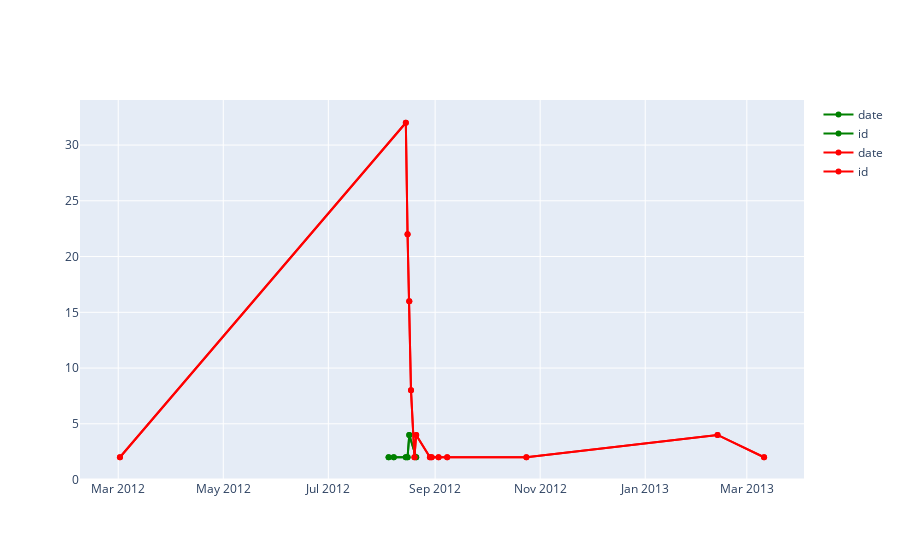

Here is the notebook cell this chart was saved with:
### Code cell
import plotly.graph_objs as go

fig = go.Figure()
for col in pos.columns:
    fig.add_trace(go.Scatter(x=pos['date'], y=pos['id'],
                             name = col,
                             mode = 'markers+lines',
                             line=dict(shape='linear'),
                             connectgaps=True,
                             line_color='green'
                             )
                 )

for col in neg.columns:
    fig.add_trace(go.Scatter(x=neg['date'], y=neg['id'],
                             name = col,
                             mode = 'markers+lines',
                             line=dict(shape='linear'),
                             connectgaps=True,
                             line_color='red'
                             )
                 )
fig.show()

### Figure 1 — Plotly figure (JSON) as saved in the notebook; plotly's stock layout.template omitted (floating-point values rounded to 4 significant figures)
{"data": [{"connectgaps": true, "line": {"color": "green", "shape": "linear"}, "mode": "markers+lines", "name": "date", "type": "scatter", "x": ["2012-08-05", "2012-08-08", "2012-08-15", "2012-08-16", "2012-08-17", "2012-08-21"], "y": [2, 2, 2, 2, 4, 2]}, {"connectgaps": true, "line": {"color": "green", "shape": "linear"}, "mode": "markers+lines", "name": "id", "type": "scatter", "x": ["2012-08-05", "2012-08-08", "2012-08-15", "2012-08-16", "2012-08-17", "2012-08-21"], "y": [2, 2, 2, 2, 4, 2]}, {"connectgaps": true, "line": {"color": "red", "shape": "linear"}, "mode": "markers+lines", "name": "date", "type": "scatter", "x": ["2012-03-02", "2012-08-15", "2012-08-16", "2012-08-17", "2012-08-18", "2012-08-20", "2012-08-21", "2012-08-29", "2012-08-30", "2012-09-03", "2012-09-08", "2012-10-24", "2013-02-12", "2013-03-11"], "y": [2, 32, 22, 16, 8, 2, 4, 2, 2, 2, 2, 2, 4, 2]}, {"connectgaps": true, "line": {"color": "red", "shape": "linear"}, "mode": "markers+lines", "name": "id", "type": "scatter", "x": ["2012-03-02", "2012-08-15", "2012-08-16", "2012-08-17", "2012-08-18", "2012-08-20", "2012-08-21", "2012-08-29", "2012-08-30", "2012-09-03", "2012-09-08", "2012-10-24", "2013-02-12", "2013-03-11"], "y": [2, 32, 22, 16, 8, 2, 4, 2, 2, 2, 2, 2, 4, 2]}], "layout": {}}
